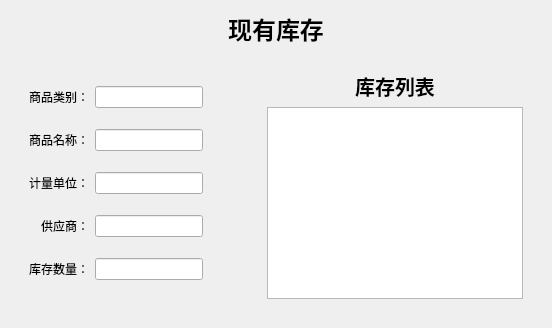
      <widget class="QWidget" name="page_6">
       <layout class="QVBoxLayout" name="verticalLayout_22">
        <item>
         <widget class="QLabel" name="ninthlabel">
          <property name="sizePolicy">
           <sizepolicy hsizetype="Expanding" vsizetype="Minimum">
            <horstretch>0</horstretch>
            <verstretch>0</verstretch>
           </sizepolicy>
          </property>
          <property name="font">
           <font>
            <family>隶书</family>
            <pointsize>18</pointsize>
            <italic>false</italic>
            <bold>true</bold>
           </font>
          </property>
          <property name="text">
           <string>现有库存</string>
          </property>
          <property name="alignment">
           <set>Qt::AlignCenter</set>
          </property>
         </widget>
        </item>
        <item>
         <widget class="QWidget" name="widget_68" native="true">
          <property name="sizePolicy">
           <sizepolicy hsizetype="MinimumExpanding" vsizetype="Minimum">
            <horstretch>0</horstretch>
            <verstretch>10</verstretch>
           </sizepolicy>
          </property>
          <layout class="QHBoxLayout" name="horizontalLayout_48">
           <item>
            <widget class="QWidget" name="widget_70" native="true">
             <property name="sizePolicy">
              <sizepolicy hsizetype="MinimumExpanding" vsizetype="Minimum">
               <horstretch>0</horstretch>
               <verstretch>0</verstretch>
              </sizepolicy>
             </property>
             <layout class="QGridLayout" name="gridLayout_10">
              <item row="4" column="2">
               <widget class="QLineEdit" name="ninthCountlineEdit">
                <property name="readOnly">
                 <bool>true</bool>
                </property>
               </widget>
              </item>
              <item row="0" column="2">
               <widget class="QLineEdit" name="ninthCategorylineEdit">
                <property name="readOnly">
                 <bool>true</bool>
                </property>
               </widget>
              </item>
              <item row="2" column="1">
               <widget class="QLabel" name="label_71">
                <property name="text">
                 <string>计量单位：</string>
                </property>
               </widget>
              </item>
              <item row="1" column="1">
               <widget class="QLabel" name="label_73">
                <property name="text">
                 <string>商品名称：</string>
                </property>
               </widget>
              </item>
              <item row="3" column="1">
               <widget class="QLabel" name="label_69">
                <property name="text">
                 <string>供应商：</string>
                </property>
                <property name="alignment">
                 <set>Qt::AlignRight|Qt::AlignTrailing|Qt::AlignVCenter</set>
                </property>
               </widget>
              </item>
              <item row="1" column="2">
               <widget class="QLineEdit" name="ninthNamelineEdit">
                <property name="readOnly">
                 <bool>true</bool>
                </property>
               </widget>
              </item>
              <item row="4" column="1">
               <widget class="QLabel" name="label_74">
                <property name="text">
                 <string>库存数量：</string>
                </property>
               </widget>
              </item>
              <item row="3" column="2">
               <widget class="QLineEdit" name="ninthVendorlineEdit">
                <property name="readOnly">
                 <bool>true</bool>
                </property>
               </widget>
              </item>
              <item row="2" column="2">
               <widget class="QLineEdit" name="ninthUnitlineEdit">
                <property name="readOnly">
                 <bool>true</bool>
                </property>
               </widget>
              </item>
              <item row="1" column="3">
               <spacer name="horizontalSpacer_29">
                <property name="orientation">
                 <enum>Qt::Horizontal</enum>
                </property>
                <property name="sizeHint" stdset="0">
                 <size>
                  <width>40</width>
                  <height>20</height>
                 </size>
                </property>
               </spacer>
              </item>
              <item row="0" column="1">
               <widget class="QLabel" name="label_70">
                <property name="sizePolicy">
                 <sizepolicy hsizetype="Fixed" vsizetype="Fixed">
                  <horstretch>1</horstretch>
                  <verstretch>0</verstretch>
                 </sizepolicy>
                </property>
                <property name="text">
                 <string>商品类别：</string>
                </property>
               </widget>
              </item>
             </layout>
            </widget>
           </item>
           <item>
            <widget class="QWidget" name="widget_69" native="true">
             <property name="sizePolicy">
              <sizepolicy hsizetype="MinimumExpanding" vsizetype="Minimum">
               <horstretch>4</horstretch>
               <verstretch>0</verstretch>
              </sizepolicy>
             </property>
             <layout class="QVBoxLayout" name="verticalLayout_21">
              <item>
               <widget class="QLabel" name="label_68">
                <property name="font">
                 <font>
                  <family>楷体</family>
                  <pointsize>15</pointsize>
                  <bold>true</bold>
                 </font>
                </property>
                <property name="text">
                 <string>库存列表</string>
                </property>
                <property name="alignment">
                 <set>Qt::AlignCenter</set>
                </property>
               </widget>
              </item>
              <item>
               <widget class="QTableView" name="ninthtTableView"/>
              </item>
             </layout>
            </widget>
           </item>
          </layout>
         </widget>
        </item>
       </layout>
       <zorder>widget_68</zorder>
       <zorder>ninthlabel</zorder>
      </widget>
